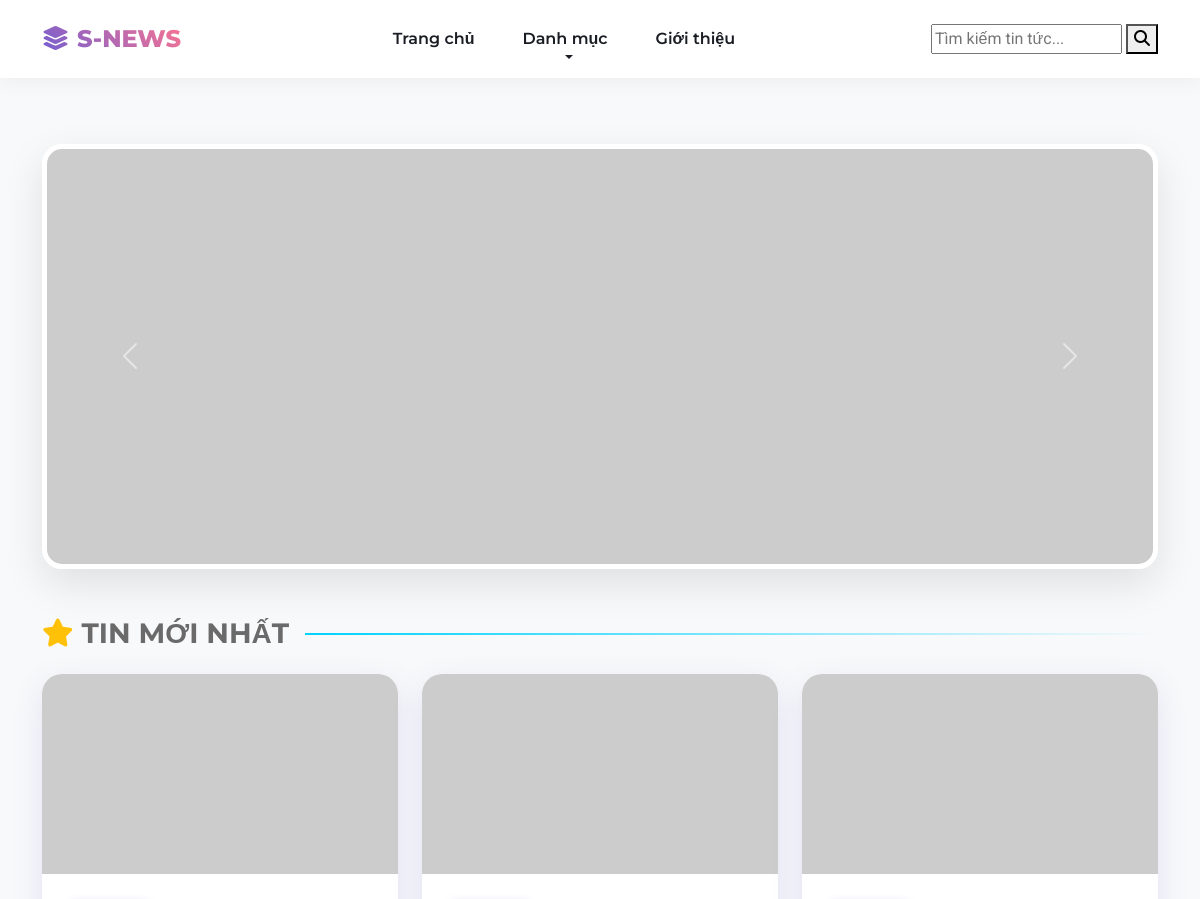
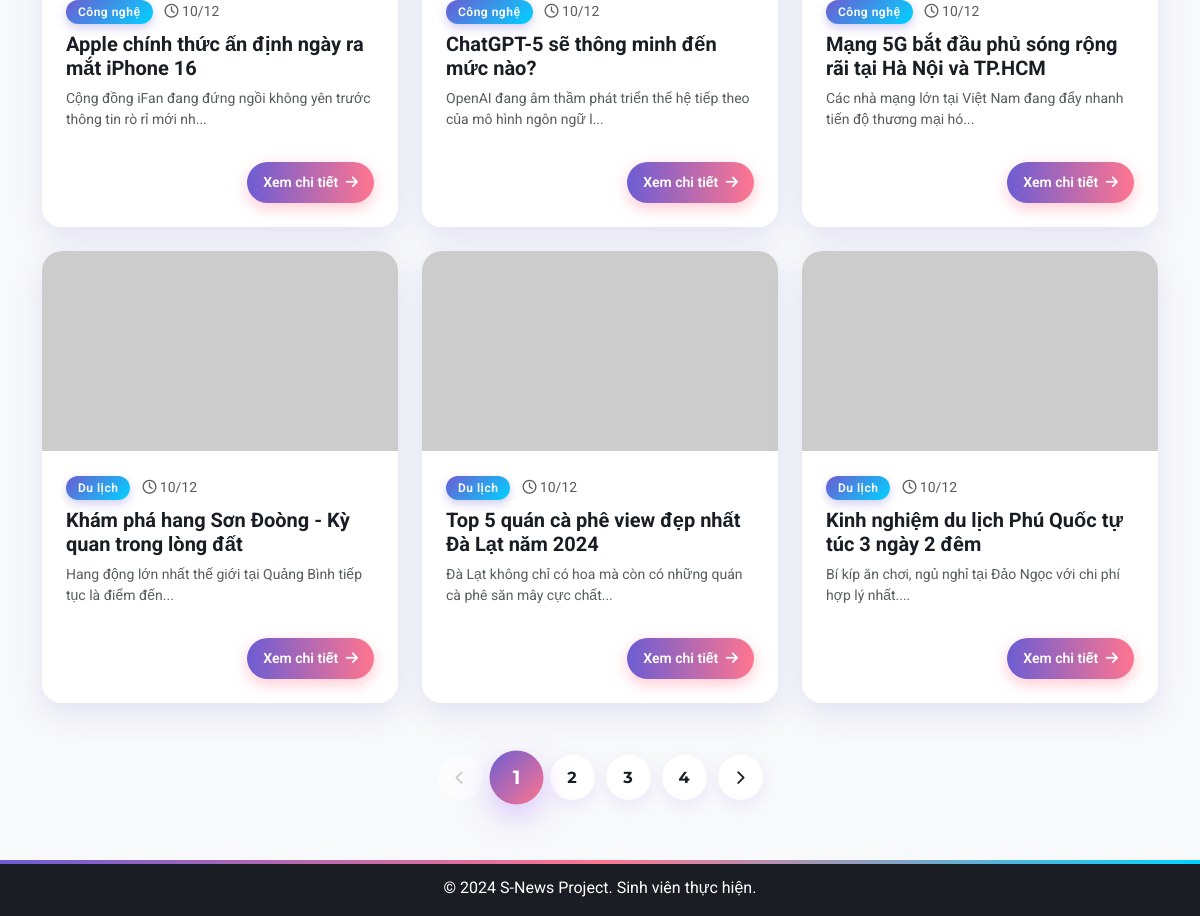
The page / on the database its author committed (2 pictures, top to bottom).
### tables this page shows
CREATE TABLE articles (
    id INT AUTO_INCREMENT PRIMARY KEY,
    title VARCHAR(255) NOT NULL,
    summary TEXT,
    content LONGTEXT,
    image_url VARCHAR(255),
    category VARCHAR(50), 
    views INT DEFAULT 0,
    likes INT DEFAULT 0,
    created_at TIMESTAMP DEFAULT CURRENT_TIMESTAMP,
    
     
    FULLTEXT (title, summary),
     
    INDEX (category)
);

### classes/Database.php (called while the page is built, shortened)
<?php
class Database {
    private $host = "localhost";
    private $db_name = "s_news_db";
    private $username = "root";
    private $password = "";
    public function getConnection() {
        $this->conn = null;
        try {
            $this->conn = new PDO("mysql:host=" . $this->host . ";dbname=" . $this->db_name, $this->username, $this->password);
            $this->conn->exec("set names utf8mb4");
            $this->conn->setAttribute(PDO::ATTR_ERRMODE, PDO::ERRMODE_EXCEPTION);
        } catch(PDOException $exception) {
            echo "Loi ket noi: " . $exception->getMessage();
        }
        return $this->conn;
    }
}
?>

### classes/Article.php (called while the page is built, shortened)
<?php
require_once 'Database.php';
class Article {
    private $db;
    public function __construct() {
        $this->db = (new Database())->getConnection();
    }
    public function getPaginated($limit, $offset) {
        $sql = "SELECT * FROM articles ORDER BY created_at DESC LIMIT :limit OFFSET :offset";
        $stmt = $this->db->prepare($sql);
        $stmt->bindValue(':limit', (int)$limit, PDO::PARAM_INT);
        $stmt->bindValue(':offset', (int)$offset, PDO::PARAM_INT);
        $stmt->execute();
        return $stmt->fetchAll(PDO::FETCH_ASSOC);
    }
    public function getTotalCount() {
        $stmt = $this->db->query("SELECT COUNT(*) as total FROM articles");
        $row = $stmt->fetch(PDO::FETCH_ASSOC);
        return $row['total'];
    }
}
?>

### index.php (the view, shortened to what this page needs)
<?php
require_once 'classes/BasePage.php';
require_once 'classes/Article.php';
class HomePage extends BasePage {
    protected function renderBody() {
        $limit = 6;
        $currentPage = isset($_GET['page']) ? max(1, intval($_GET['page'])) : 1;
        $offset = ($currentPage - 1) * $limit;
        $articleModel = new Article();
        $listArticles = $articleModel->getPaginated($limit, $offset);
        $totalArticles = $articleModel->getTotalCount();
        $totalPages = ceil($totalArticles / $limit);
        ?>
        <div class="row mb-5 align-items-center">
            <div class="col-lg-12">
                <div id="newsCarousel" class="carousel slide" data-bs-ride="carousel">
                    <div class="carousel-inner">
                        <div class="carousel-item active">
                            <img src="https://placehold.co/1200x450/C4D9FF/ffffff?text=Chao+Mung+S-NEWS" class="d-block w-100" alt="Slide 1">
                        </div>
                    </div>
                    <button class="carousel-control-prev" type="button" data-bs-target="#newsCarousel" data-bs-slide="prev">
                        <span class="carousel-control-prev-icon"></span>
                    </button>
                    <button class="carousel-control-next" type="button" data-bs-target="#newsCarousel" data-bs-slide="next">
                        <span class="carousel-control-next-icon"></span>
                    </button>
                </div>
            </div>
        </div>
        <div class="d-flex align-items-center mb-4">
            <h3 class="fw-bold m-0" style="color: #6a6a6a;">
                <i class="fa-solid fa-star text-warning me-2"></i>TIN MỚI NHẤT
            </h3>
            <div class="ms-3 flex-grow-1" style="height: 2px; background: linear-gradient(90deg, var(--color-accent), transparent);"></div>
        </div>
        <div class="row">
        <?php
            if (!empty($listArticles)) {
                foreach ($listArticles as $row) {
                    $link = "pages/detail.php?id=" . $row['id'];
                    $img = $this->getImageUrl($row['image_url']);
                    echo '
                    <div class="col-md-4 mb-4">
                        <div class="card h-100">
                            <div class="overflow-hidden" style="height: 200px;">
                                <a href="'.$link.'">
                                    <img src="'.$img.'" class="card-img-top h-100 w-100" style="object-fit: cover; transition: transform 0.3s;" alt="'.$row['title'].'">
                                </a>
                            </div>
                            <div class="card-body d-flex flex-column">
                                <div class="mb-2">
                                    <span class="badge">'.$row['category'].'</span>
                                    <small class="text-muted ms-2"><i class="fa-regular fa-clock"></i> '.date('d/m', strtotime($row['created_at'])).'</small>
                                </div>
                                <h5 class="card-title">
                                    <a href="'.$link.'" class="text-decoration-none">'.$row['title'].'</a>
                                </h5>
                                <p class="card-text text-muted small flex-grow-1">'.substr($row['summary'], 0, 90).'...</p>
                                <div class="mt-3 text-end">
                                    <a href="'.$link.'" class="btn btn-primary btn-sm rounded-pill px-3">
                                        Xem chi tiết <i class="fa-solid fa-arrow-right ms-1"></i>
                                    </a>
                                </div>
                            </div>
                        </div>
                    </div>';
                }
            } else {
                echo '<div class="col-12 text-center py-5 text-muted">Chưa có bài viết nào.</div>';
            }
        ?>
        </div>
        <?php if ($totalPages > 1): ?>
        <nav aria-label="Page navigation" class="mt-2 anim-up delay-2">
            <ul class="pagination justify-content-center">
                <li class="page-item <?php echo ($currentPage <= 1) ? 'disabled' : ''; ?>">
                    <a class="page-link" href="?page=<?php echo $currentPage - 1; ?>">
                        <i class="fa-solid fa-chevron-left"></i>
                    </a>
                </li>
                <?php for ($i = 1; $i <= $totalPages; $i++): ?>
                    <li class="page-item <?php echo ($i == $currentPage) ? 'active' : ''; ?>">
                        <a class="page-link" href="?page=<?php echo $i; ?>"><?php echo $i; ?></a>
                    </li>
                <?php endfor; ?>
                <li class="page-item <?php echo ($currentPage >= $totalPages) ? 'disabled' : ''; ?>">
                    <a class="page-link" href="?page=<?php echo $currentPage + 1; ?>">
                        <i class="fa-solid fa-chevron-right"></i>
                    </a>
                </li>
            </ul>
        </nav>
        <?php endif; ?>
        <?php
    }
}
$page = new HomePage("Trang chủ - SNews", true);
$page->render();
?>

### classes/BasePage.php (shortened to what this page needs)
<?php
abstract class BasePage {
    protected $assets_folder;
    public function __construct($title = "S-News", $is_root = false) {
        $this->assets_folder = $is_root ? "" : "../";
        require_once __DIR__ . '/Database.php';
    }
    protected function getImageUrl($filename) {
        $searchFolders = [
            'images/',
            'images/avatars/',
            'images/banners/',
            'images/posts/',
        ];
        $cleanName = basename($filename);
        foreach ($searchFolders as $folder) {
            $physicalPath = __DIR__ . "/../" . $folder . $cleanName;
        }
        return "https://placehold.co/600x400/ffcccc/ff0000?text=Not+Found";
    }
    public function render() {
        echo '<!DOCTYPE html><html lang="vi">';
        $this->renderHead();
        echo '<body class="bg-light d-flex flex-column min-vh-100">';
        $this->renderHeader();
        echo '<main class="flex-shrink-0"><div class="container py-4">';
        $this->renderBody();
        echo '</div></main>';
        $this->renderFooter();
        echo '</body></html>';
    }
    protected function renderHead() {
        ?>
        <head>
            <link rel="stylesheet" href="<?php echo $this->assets_folder; ?>vendor/bootstrap/css/bootstrap.min.css">
            <link rel="stylesheet" href="<?php echo $this->assets_folder; ?>vendor/fontawesome/css/all.min.css">
            <link rel="stylesheet" href="<?php echo $this->assets_folder; ?>css/style.css">
        </head>
        <?php
    }
    protected function renderHeader() {
        $root = $this->assets_folder;
        ?>
        <nav class="navbar navbar-expand-lg navbar-light fixed-top p-3 transition-base" id="mainNav">
            <div class="container">
                <a class="navbar-brand d-flex align-items-center gap-2" href="<?php echo $root; ?>index.php">
                    <div class="brand-icon">
                        <i class="fa-solid fa-layer-group"></i>
                    </div>
                    <span class="brand-text">S-NEWS</span>
                </a>
                <div class="collapse navbar-collapse" id="navbarNav">
                    <ul class="navbar-nav mx-auto">
                        <li class="nav-item"><a class="nav-link" href="<?php echo $root; ?>index.php">Trang chủ</a></li>
                        <li class="nav-item dropdown">
                            <a class="nav-link dropdown-toggle" href="#" data-bs-toggle="dropdown">Danh mục</a>
                        </li>
                        <li class="nav-item"><a class="nav-link" href="<?php echo $root; ?>pages/about.php">Giới thiệu</a></li>
                    </ul>
                    <form class="search-wrapper" action="<?php echo $root; ?>pages/search.php" method="GET">
                        <input class="search-input" type="search" name="keyword" placeholder="Tìm kiếm tin tức..." required>
                        <button class="search-btn" type="submit">
                            <i class="fa-solid fa-magnifying-glass"></i>
                        </button>
                    </form>
                </div>
            </div>
        </nav>
        <div style="height: 100px;"></div>
        <?php
    }
    protected function renderFooter() {
        ?>
        <footer class="footer mt-auto py-3 bg-dark text-white text-center">
            <div class="container">
                <span>&copy; 2024 S-News Project. Sinh viên thực hiện.</span>
            </div>
        </footer>
        <?php
    }
}
?>

### rows shown on the page
articles: category "Công nghệ", created_at "10/12", title "Apple chính thức ấn định ngày ra mắt iPhone 16", summary "Cộng đồng iFan đang đứng ngồi không yên trước thông tin rò rỉ mới nh"
articles: category "Công nghệ", created_at "10/12", title "ChatGPT-5 sẽ thông minh đến mức nào?", summary "OpenAI đang âm thầm phát triển thế hệ tiếp theo của mô hình ngôn ngữ l"
articles: category "Công nghệ", created_at "10/12", title "Mạng 5G bắt đầu phủ sóng rộng rãi tại Hà Nội và TP.HCM", summary "Các nhà mạng lớn tại Việt Nam đang đẩy nhanh tiến độ thương mại hó"
articles: category "Du lịch", created_at "10/12", title "Khám phá hang Sơn Đoòng - Kỳ quan trong lòng đất", summary "Hang động lớn nhất thế giới tại Quảng Bình tiếp tục là điểm đến"
articles: category "Du lịch", created_at "10/12", title "Top 5 quán cà phê view đẹp nhất Đà Lạt năm 2024", summary "Đà Lạt không chỉ có hoa mà còn có những quán cà phê săn mây cực chất"
articles: category "Du lịch", created_at "10/12", title "Kinh nghiệm du lịch Phú Quốc tự túc 3 ngày 2 đêm", summary "Bí kíp ăn chơi, ngủ nghỉ tại Đảo Ngọc với chi phí hợp lý nhất."
